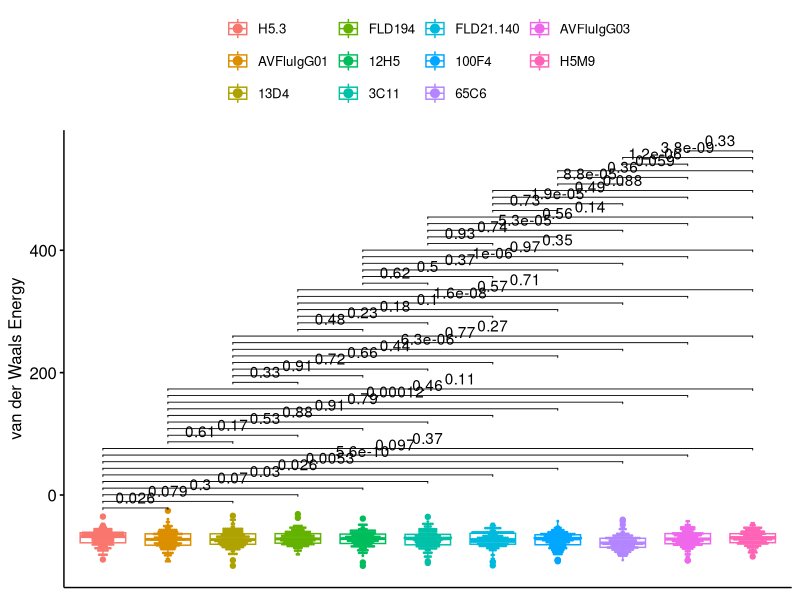

The R source for this figure:
## ---- chunk 1
library(dplyr)
library(readxl)
library(ggplot2)
library(ggpubr)
## ---- chunk 2
experiments <- read_excel("../../Experiments.xlsx", sheet = "Experiments")
antibodies <- read_excel("../../Experiments.xlsx", sheet = "Antibodies")
antigens <- read_excel("../../Experiments.xlsx", sheet = "Antigens")


data <- experiments %>% 
  left_join(antibodies, by="antibody_id") %>% 
  left_join(antigens, by="antigen_id")
## ---- chunk 3
## Create Boxplots of metrics by Fv type
plot_comparisons <- combn(unique(data$antibody_id), 2, simplify = FALSE)
# pymol_palette <- c("#4D4DFF","#1A9999")
## ---- chunk 4
vdw_boxplot <- ggboxplot(data,
                         x = "antibody_id",
                         y = "vdw_mean",
                         xlab = "",
                         ylab = "van der Waals Energy",
                         color = "antibody_id",
                         # palette = pymol_palette,
                         add = "dotplot") + 
  theme(axis.title.x=element_blank(),
        axis.text.x=element_blank(),
        axis.ticks.x=element_blank(),
        legend.title=element_blank()) +
  stat_compare_means(method = "wilcox.test",
                     comparisons = plot_comparisons)

vdw_boxplot
